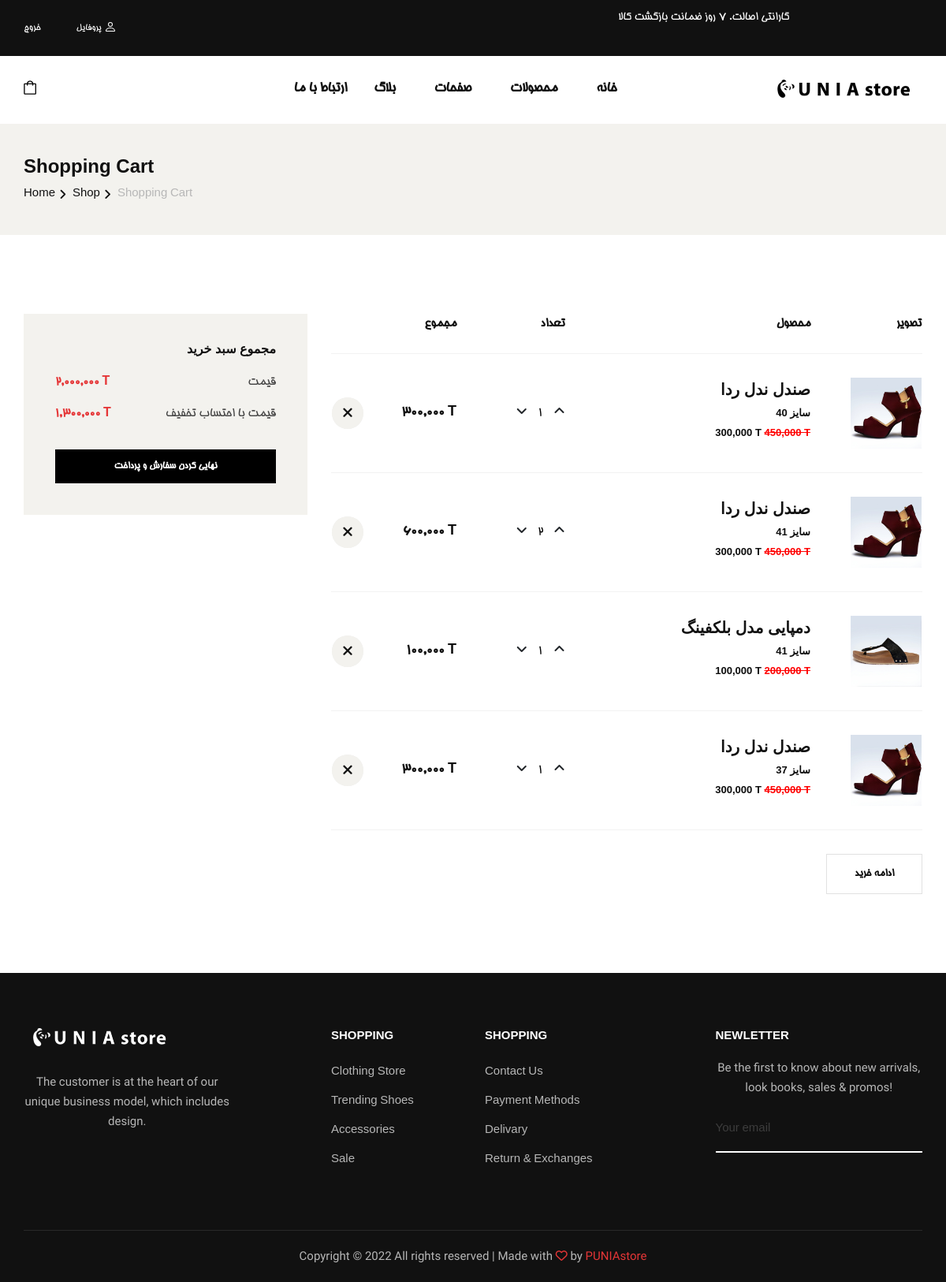
/shoppingcart (signed in), run on an earlier commit of the app's database.
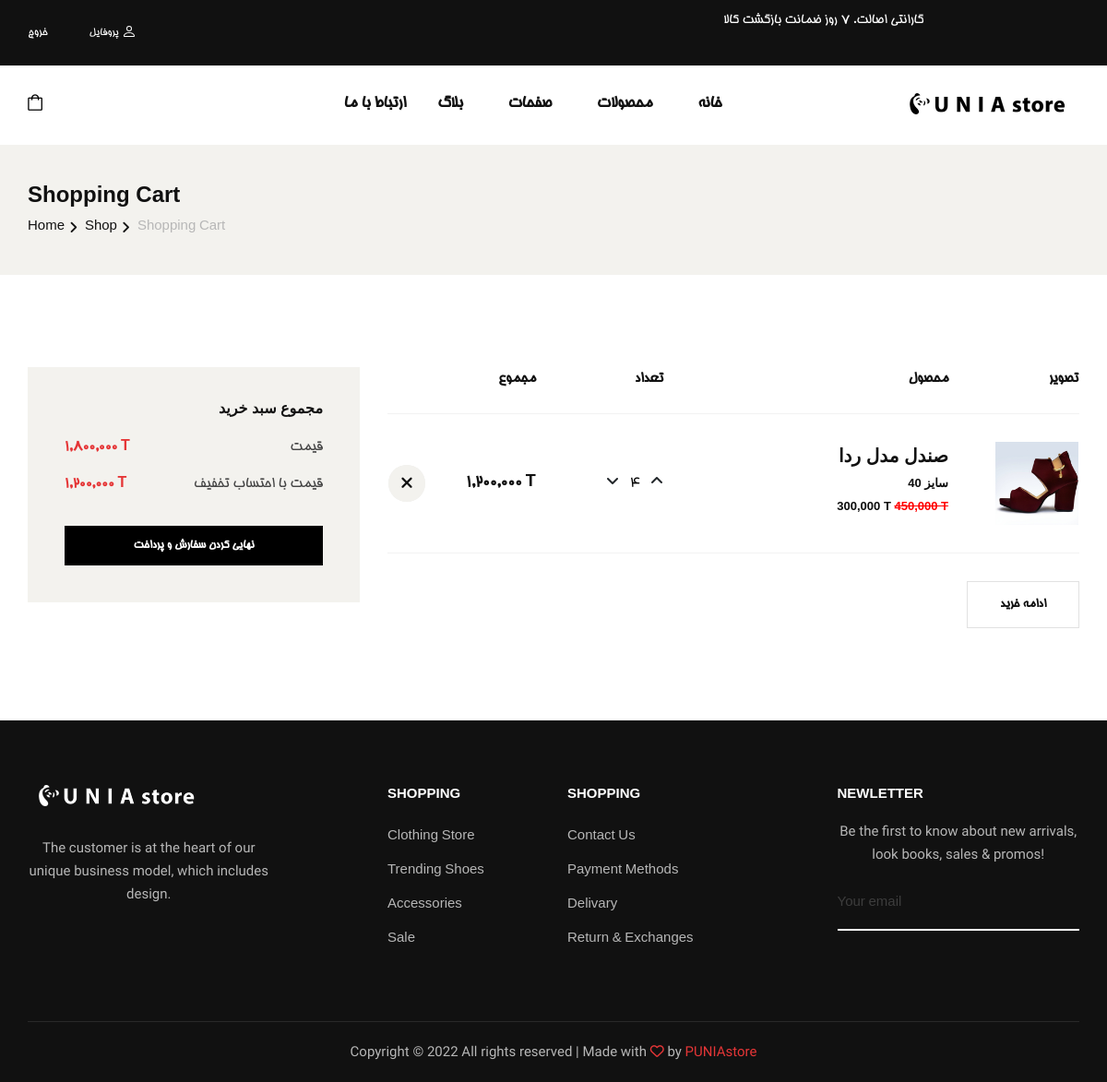
And on a later commit of the database.
### shop/models.py (models this page shows, shortened)
class CartItem(models.Model):
    shopCart = models.ForeignKey(ShopCart, on_delete=models.CASCADE)
    variantProduct = models.ForeignKey(
        VariantProduct, on_delete=models.CASCADE, null=True, blank=True)
    quantity = models.IntegerField(default=0, blank=True, null=True)
    createDate = models.DateField(null=True)

class VariantProduct(models.Model):
    product = models.ForeignKey(Product, on_delete=models.CASCADE)
    quantity = models.IntegerField(default=0)
    dkpc = models.CharField(unique=True, max_length=12, null=True, blank=True)
    size = models.IntegerField()
    mainPrice = models.IntegerField()
    discountPrice = models.IntegerField(null=True, blank=True)

class Product(models.Model):
    name = models.CharField(max_length=50)
    desciption = models.TextField(max_length=300, null=True, blank=True)
    category = models.ManyToManyField(Category)
    dkp = models.CharField(unique=True, max_length=12, null=True, blank=True)
    createDate = models.DateField(null=True)
    averageRating = models.FloatField(null=True, blank=True , default=0.0)
    ratingCount = models.IntegerField(null=True, blank=True , default=0)
    cover = models.ImageField(
        upload_to='images/', default=None, blank=True, null=True)

### shop/views.py (the view)
# urls.py: path('shoppingcart', views.shoppingcart, name='shoppingcart'),
def shoppingcart(request):
    shopcart = ShopCart.objects.get(user=request.user)
    cartitems = CartItem.objects.filter(shopCart=shopcart)
    totalmain = 0
    totaldiscount = 0
    for item in cartitems:
        totalmain = totalmain+(item.variantProduct.mainPrice*item.quantity)
        totaldiscount = totaldiscount + \
            (item.variantProduct.discountPrice*item.quantity)
    context = {'cartitems': cartitems, 'totalmain': totalmain,
               'totaldiscount': totaldiscount}
    return render(request, 'shop/shoppingcart.html', context)

### shop/templates/shop/shoppingcart.html (shortened to what this page needs)
{% extends 'base.html' %}
{%load mathfilters %}
{% load humanize %}
{% block content %}
<section class="breadcrumb-option">
    <div class="container">
        <div class="row">
            <div class="col-lg-12">
                <div class="breadcrumb__text">
                    <h4>Shopping Cart</h4>
                    <div class="breadcrumb__links">
                        <a href={%url 'home' %}>Home</a>
                        <a href={%url 'shop' %}>Shop</a>
                        <span>Shopping Cart</span>
                    </div>
                </div>
            </div>
        </div>
    </div>
</section>
<section class="shopping-cart spad" style="direction:rtl;text-align: right;">
    <div class="container">
        <div class="row">
            <div class="col-lg-8">
                <div class="shopping__cart__table">
                    <table>
                        <thead>
                            <tr>
                                <th>تصویر</th>
                                <th>محصول</th>
                                <th>تعداد</th>
                                <th>مجموع</th>
                                <th></th>
                            </tr>
                        </thead>
                        <tbody>
                            {%for item in cartitems%}
                            <tr>
                                <td calss="product__cart__item" style="padding-left: 50px;" >
                                    <div class="product__cart__item__pic" style="  height: 90px;width: 90px;">
                                        <img src={{item.variantProduct.product.cover.url}} alt="">
                                    </div>
                                </td>
                                <td class="product__cart__item">
                                    <div class="product__cart__item__text">
                                        <h6>{{item.variantProduct.product.name}}</h6>
                                        <h5 style="pad">سایز {{item.variantProduct.size}}</h5>
                                        <h5 style="direction:ltr">
                                            {{item.variantProduct.discountPrice| intcomma}}  T
                                            <span style="color:#ff0000;text-decoration-line:line-through;">
                                                {{item.variantProduct.mainPrice| intcomma}} T
                                            </span>
                                        </h5>
                                    </div>
                                </td>
                                <td class="quantity__item">
                                    <form id="editform" method="POST" action="{% url 'edit_cart' %}">
                                            <div class="pro-qty-2">
                                                <input type="text" name="quantity" id="{{item.id}}" value="{{item.quantity}}" style="border: white;width: 26px;text-align: center;">
                                            </div>
                                    </form>
                                </td>
                                <td class="cart__price" style="direction:ltr;">
                                    {{item.quantity| mul:item.variantProduct.discountPrice| intcomma}} T
                                </td>
                                <td class="cart__close">
                                        <form method="POST" action={% url 'remove_from_cart' %}>
                                            <button style="border-radius: 100%;padding:0;border:0">
                                                <i class="fa fa-close"></i>
                                            </button>
                                        </form>
                                </td>
                            </tr>
                            {%endfor%}
                        </tbody>
                    </table>
                </div>
                <div class="row">
                    <div class="col-lg-6 col-md-6 col-sm-6">
                        <div class="continue__btn">
                            <a href={%url 'shop'%}>ادامه خرید</a>
                        </div>
                    </div>
                    <div class="col-lg-6 col-md-6 col-sm-6">
                    </div>
                </div>
            </div>
            <div class="col-lg-4">
                <div class="cart__total">
                    <h6> <strong>مجموع سبد خرید</strong></h6>
                    <ul>
                        <li style="direction: ltr;">قیمت <span>{{totalmain|intcomma}} T</span></li>
                        <li style="direction: ltr;">قیمت با احتساب تخفیف <span>{{totaldiscount|intcomma}} T</span></li>
                    </ul>
                    <a href={%url 'order'%} class="primary-btn">نهایی کردن سفارش و پرداخت</a>
                </div>
            </div>
        </div>
    </div>
</section>
{%endblock%}

### templates/base.html (shortened to what this page needs)
<!DOCTYPE html>
<html lang="zxx">
  <head>
    {% load static %}
    {%load mathfilters %}
    <link rel="stylesheet" href="{% static  '/css/fonts.css' %}">
      <link rel="stylesheet" href="{% static '/css/custombtn.css' %}" type="text/css" />
      <link rel="stylesheet" href="{% static '/css/bootstrap.min.css' %}" type="text/css" />
      <link rel="stylesheet" href="{% static '/css/font-awesome.min.css' %}" type="text/css" />
      <link rel="stylesheet" href="{% static '/css/elegant-icons.css' %}" type="text/css" />
      <link rel="stylesheet" href="{% static '/css/magnific-popup.css' %}" type="text/css" />
      <link rel="stylesheet" href="{% static '/css/nice-select.css' %}" type="text/css" />
      <link rel="stylesheet" href="{% static '/css/owl.carousel.min.css' %}" type="text/css" />
      <link rel="stylesheet" href="{% static '/css/slicknav.min.css' %}" type="text/css" />
      <link rel="stylesheet" href="{% static '/css/style.css' %}" type="text/css" />
  </head>
  <body class>
    <header class="header"style="direction:rtl;text-align:right;">
      <div class="header__top">
        <div class="container">
          <div class="row">
            <div class="col-lg-6 col-md-7">
              <div class="header__top__left">
                <p style="font-family: inherit;" >گارانتی اصالت. 7 روز ضمانت بازگشت کالا</p>
              </div>
            </div>
            <div class="col-lg-6 col-md-5"style="direction:rtl;text-align:left;">
              <div style="direction:ltr;text-align:left;" class="header__top__right">
                {%if user.is_authenticated %}
                <div class="header__top__links">
                  <a href={%url 'logout' %}>خروج</a>
                </div>
                <div style="direction: rtl;text-align: right;"  class="dropdown">
                  <button class="dropbtn">
                    پروفایل</button>
              </div>
                {%endif%}
              </div>
            </div>
          </div>
        </div>
      </div>
      <div class="container">
        <div class="row">
          <div class="col-lg-3 col-md-3">
            <div class="header__logo">
              <a href={%url 'home'%}><img src="{% static '/img/logo.png' %}" alt="" /></a>
            </div>
          </div>
          <div class="col-lg-6 col-md-6">
            <nav class="header__menu mobile-menu">
              <ul>
                <li><a href={% url 'home'%}>خانه</a></li>
                <li><a href={%url 'shop'%}>محصولات</a></li>
                <li>
                  <a href="#">صفحات</a>
                </li>
                <li><a href="{% static './blog.html' %}">بلاگ</a></li>
                <li><a href="{% static './contact.html' %}"style="padding-right: 30px;">ارتباط با ما</a></li>
              </ul>
            </nav>
          </div>
          <div class="col-lg-3 col-md-3" >
            <div class="header__nav__option" style="direction:ltr;text-align:left;">
              <a href={% url 'shoppingcart' %}><img src="{% static '/img/icon/cart.png' %}" alt="" /> </a>
            </div>
          </div>
        </div>
      </div>
    </header>
    {% block content %} {% endblock %}
    <footer class="footer">
      <div class="container">
        <div class="row">
          <div class="col-lg-3 col-md-6 col-sm-6">
            <div class="footer__about">
              <div class="footer__logo">
                <a href={%url 'home'%}><img src="{% static '/img/footer-logo.png' %}" alt="" /></a>
              </div>
              <p>
                The customer is at the heart of our unique business model, which
                includes design.
              </p>
            </div>
          </div>
          <div class="col-lg-2 offset-lg-1 col-md-3 col-sm-6">
            <div class="footer__widget">
              <h6>Shopping</h6>
              <ul>
                <li><a href="#">Clothing Store</a></li>
                <li><a href="#">Trending Shoes</a></li>
                <li><a href="#">Accessories</a></li>
                <li><a href="#">Sale</a></li>
              </ul>
            </div>
          </div>
          <div class="col-lg-2 col-md-3 col-sm-6">
            <div class="footer__widget">
              <h6>Shopping</h6>
              <ul>
                <li><a href="#">Contact Us</a></li>
                <li><a href="#">Payment Methods</a></li>
                <li><a href="#">Delivary</a></li>
                <li><a href="#">Return & Exchanges</a></li>
              </ul>
            </div>
          </div>
          <div class="col-lg-3 offset-lg-1 col-md-6 col-sm-6">
            <div class="footer__widget">
              <h6>NewLetter</h6>
              <div class="footer__newslatter">
                <p>
                  Be the first to know about new arrivals, look books, sales &
                  promos!
                </p>
                <form action="#">
                  <input type="text" placeholder="Your email" />
                  <button type="submit">
                    <span class="icon_mail_alt"></span>
                  </button>
                </form>
              </div>
            </div>
          </div>
        </div>
        <div class="row">
          <div class="col-lg-12 text-center">
            <div class="footer__copyright__text">
              <p>
                Copyright ©
                All rights reserved | Made with
                <i class="fa fa-heart-o" aria-hidden="true"></i> by
                <a href="https://puniastore.ir" target="_blank">PUNIAstore</a>
              </p>
            </div>
          </div>
        </div>
      </div>
    </footer>
  </body>
</html>

### onlineshop/static/css/custombtn.css (style rules this page uses)
p { font-family: 'Lato', sans-serif; font-weight: 300; text-align: center; font-size: 18px; color: #676767; }
button { margin: 20px; }

### templates/base.html (style rules this page uses)
.dropbtn { background-color: #111; color: white; padding: 16px; font-size: 12px; border: none; cursor: pointer; }
.dropdown { position: relative; display: inline-block; }

What changed in the data, as far as the page shows it:
removed CartItem: variantProduct.product.cover (picture), variantProduct.product.name "صندل ندل ردا", variantProduct.size "41", variantProduct.discountPrice "300,000", variantProduct.mainPrice "450,000", quantity "2", quantity|mul "600,000"
removed CartItem: variantProduct.product.cover (picture), variantProduct.product.name "دمپایی مدل بلکفینگ", variantProduct.size "41", variantProduct.discountPrice "100,000", variantProduct.mainPrice "200,000", quantity "1", quantity|mul "100,000"
removed CartItem: variantProduct.product.cover (picture), variantProduct.product.name "صندل ندل ردا", variantProduct.size "37", variantProduct.discountPrice "300,000", variantProduct.mainPrice "450,000", quantity "1", quantity|mul "300,000"
changed CartItem: variantProduct.product.name "صندل ندل ردا" → "صندل مدل ردا"; quantity "1" → "4"; quantity|mul "300,000" → "1,200,000"
Also different on the page:
{{ totalmain|intcomma }}: "2,000,000" → "1,800,000"
{{ totaldiscount|intcomma }}: "1,300,000" → "1,200,000"
